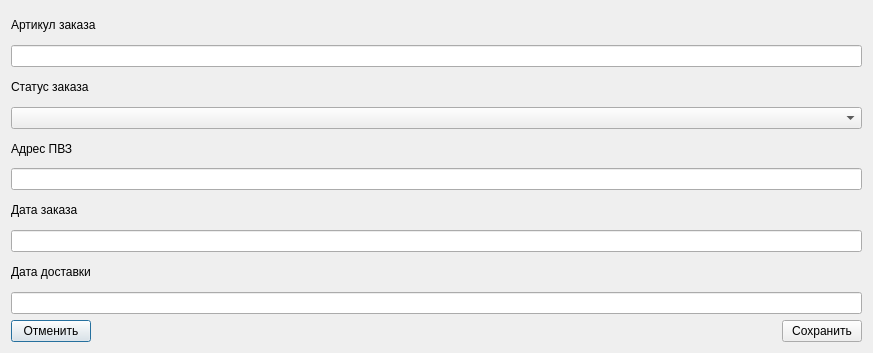
<?xml version="1.0" encoding="UTF-8"?>
<ui version="4.0">
 <class>OrderForm</class>
 <widget class="QDialog" name="OrderForm">
  <property name="geometry">
   <rect>
    <x>0</x>
    <y>0</y>
    <width>873</width>
    <height>353</height>
   </rect>
  </property>
  <property name="windowTitle">
   <string>Dialog</string>
  </property>
  <layout class="QVBoxLayout" name="verticalLayout">
   <item>
    <widget class="QLabel" name="label">
     <property name="text">
      <string>Артикул заказа</string>
     </property>
    </widget>
   </item>
   <item>
    <widget class="QLineEdit" name="article_order"/>
   </item>
   <item>
    <widget class="QLabel" name="label_2">
     <property name="text">
      <string>Статус заказа</string>
     </property>
    </widget>
   </item>
   <item>
    <widget class="QComboBox" name="status_combo"/>
   </item>
   <item>
    <widget class="QLabel" name="label_3">
     <property name="text">
      <string>Адрес ПВЗ</string>
     </property>
    </widget>
   </item>
   <item>
    <widget class="QLineEdit" name="address_pvz"/>
   </item>
   <item>
    <widget class="QLabel" name="label_4">
     <property name="text">
      <string>Дата заказа</string>
     </property>
    </widget>
   </item>
   <item>
    <widget class="QLineEdit" name="date_order"/>
   </item>
   <item>
    <widget class="QLabel" name="label_5">
     <property name="text">
      <string>Дата доставки</string>
     </property>
    </widget>
   </item>
   <item>
    <widget class="QLineEdit" name="date_delivery"/>
   </item>
   <item>
    <layout class="QHBoxLayout" name="horizontalLayout">
     <item>
      <widget class="QPushButton" name="cancelBtn">
       <property name="text">
        <string>Отменить</string>
       </property>
      </widget>
     </item>
     <item>
      <spacer name="horizontalSpacer">
       <property name="orientation">
        <enum>Qt::Orientation::Horizontal</enum>
       </property>
       <property name="sizeHint" stdset="0">
        <size>
         <width>40</width>
         <height>20</height>
        </size>
       </property>
      </spacer>
     </item>
     <item>
      <widget class="QPushButton" name="saveBtn">
       <property name="text">
        <string>Сохранить</string>
       </property>
      </widget>
     </item>
    </layout>
   </item>
  </layout>
 </widget>
 <resources/>
 <connections/>
</ui>
